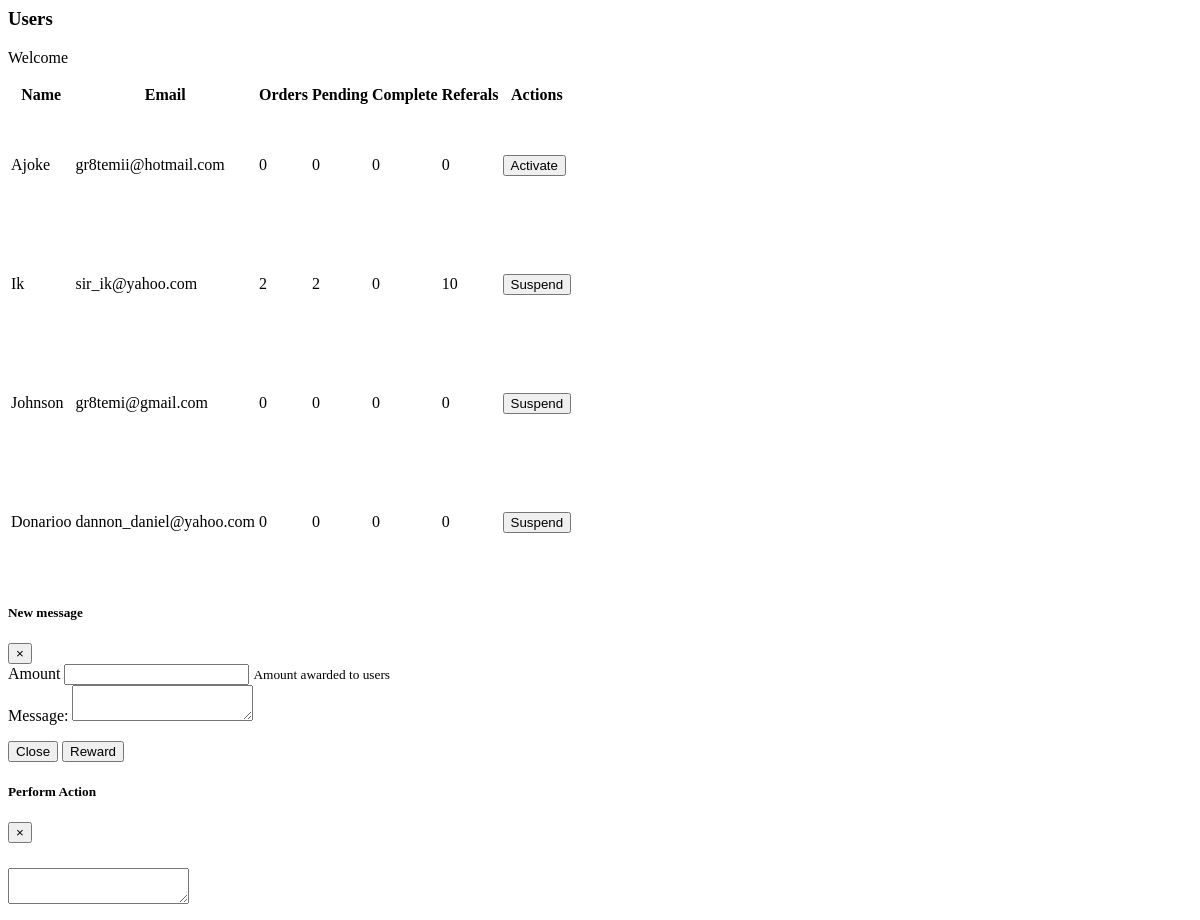
/users/, run on an earlier commit of the app's database.
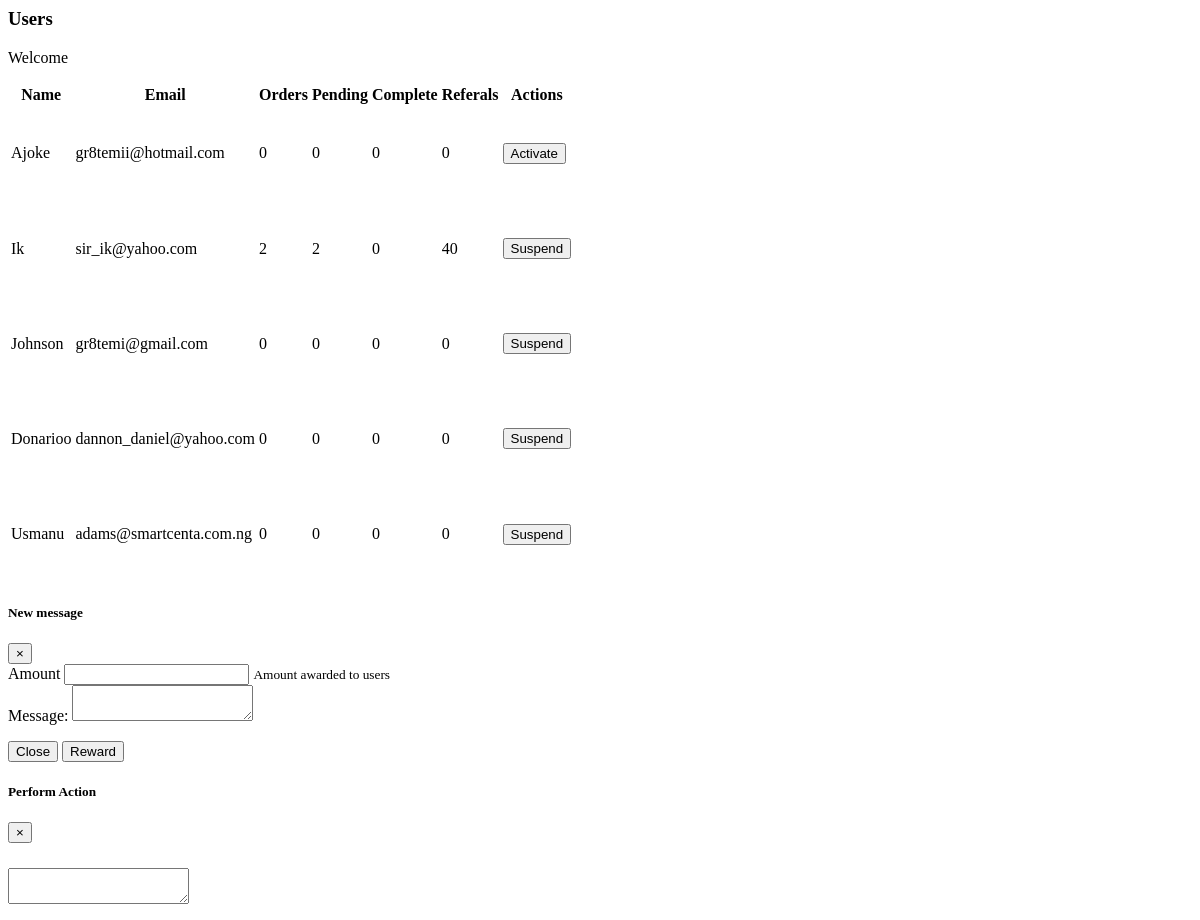
And on a later commit of the database.
### Accounts/models.py (models this page shows, shortened)
class CustomUser(AbstractUser):
	is_active=models.BooleanField(default=True)
	address = models.CharField(max_length=150, default="lagos")
	phone = models.CharField(max_length=150, default="08000012345")
	referal_code= models.CharField(null=True, blank=True, max_length=50)
	referal_point =models.PositiveIntegerField(default=0)
	reward = MoneyField(decimal_places=2, max_digits=8,default_currency="NGN",default=0.00)
	profile_picture = models.ImageField( upload_to="profile", default="profile/logo.png")

### home/views.py (the view)
# urls.py: path("users/", views.users, name="users"),
def users(request):
    template = "home/users.html"
    users = Acct.CustomUser.objects.filter(is_staff=False)
    orders = jo.Order.objects.all()
    user_list = []
    count = 0
    for user in users:
        order = jo.Order.objects.filter(user_id=user.id).count()
        pending = jo.Order.objects.filter(
            user_id=user.id, status__lte=6).count()
        complete = jo.Order.objects.filter(
            user_id=user.id, status__gte=6).count()
        user_list.append({"username": user.username,
                          "id": user.id, "is_active": user.is_active, "email": user.email, "order": order, "pending": pending, "complete": complete, "referal": user.referal_point})
    users = Acct.CustomUser.objects.filter(is_staff=False)
    context = {
        "users": users,
        "user_list": user_list,
    }
    return render(request, template, context)

### templates/home/users.html (shortened to what this page needs)
{% load static %}
<div class="segment2 ">
  <div class="top-bar d-flex justify-content-between pt-2">
    <h3>Users</h3>
    <p>
      Welcome <small>{{ user.name }}</small>
    </p>
  </div>
  <div class="activities">
    <div class="pt-5">
      <table class="table table-striped table-inverse table-responsive" style="overflow-y: scroll; height:500px;"
      >
        <thead class="">
          <tr>
            <th>Name</th>
            <th>Email</th>
            <th>Orders</th>
            <th>Pending</th>
            <th>Complete</th>
            <th>Referals</th>
            <th>Actions</th>
          </tr>
        </thead>
        <tbody>
          {% for user in user_list %}
          <tr>
            <td style="text-transform: capitalize"> {{ user.username }}</td>
            <td>{{ user.email }}</td>
            <td>{{user.order}}</td>
            <td>{{user.pending}}</td>
            <td>{{user.complete}}</td>
            <td>{{ user.referal}}</td>
            <td>
                {% if user.is_active == True %}
                 <button class="btn btn-warning" onclick="suspend({{user.id}},'{{user.is_active}}')">
                Suspend
              </button>
                {% else %}
                <button class="btn btn-primary" onclick="suspend({{user.id}},'{{user.is_active}}')">
                        Activate
                </button>
                {% endif %}
            </td>
          </tr>
          {% endfor %}
        </tbody>
      </table>
    </div>
  </div>
</div>
<div class="modal fade" id="exampleModal" tabindex="-1" role="dialog" aria-labelledby="exampleModalLabel" aria-hidden="true">
        <div class="modal-dialog" role="document">
          <div class="modal-content">
            <div class="modal-header">
              <h5 class="modal-title" id="exampleModalLabel">New message</h5>
              <button type="button" class="close" data-dismiss="modal" aria-label="Close">
                <span aria-hidden="true">&times;</span>
              </button>
            </div>
            <div class="modal-body">
              <form id="reward-form">
                <div class="form-group">
                  <div class="form-group">
                    <label for="">Amount</label>
                    <input type="number" name="amount" min="0.0" id="" class="form-control" placeholder="" aria-describedby="helpId">
                    <small id="helpId" class="text-muted">Amount awarded to users</small>
                  </div>
                </div>
                <div class="form-group">
                  <label for="message-text" class="col-form-label">Message:</label>
                  <textarea class="form-control" id="message-text"></textarea>
                </div>
              </form>
            </div>
            <div class="modal-footer">
              <button type="button" class="btn btn-secondary" data-dismiss="modal">Close</button>
              <button type="button" class="btn btn-primary">Reward</button>
            </div>
          </div>
        </div>
      </div>
<div class="modal fade" id="suspendModal" tabindex="-1" role="dialog" aria-labelledby="suspendModalLabel" aria-hidden="true">
            <div class="modal-dialog" role="document">
              <div class="modal-content">
                <div class="modal-header">
                  <h5 class="modal-title" id="suspendModalLabel">Perform Action</h5>
                  <button type="button" class="close" data-dismiss="modal" aria-label="Close">
                    <span aria-hidden="true">&times;</span>
                  </button>
                </div>
                <div class="modal-body">
                  <form id="suspend-form" action="{% url 'suspend' %}">
                    <div class="form-group">
                      <textarea name="reason" class="form-control" id="message-text"></textarea>
                    </div>
                  </form>
                </div>
              </div>
            </div>
          </div>

What changed in the data, as far as the page shows it:
added CustomUser: username "Usmanu", email "adams@smartcenta.com.ng"
Also different on the page:
new list line: "Ik sir_ik@yahoo.com"
new list line: "2 2 0 40 Suspend"
new list line: "0 0 0 0 Suspend"
list line gone: "Ik sir_ik@yahoo.com"
list line gone: "2 2 0 10 Suspend"
